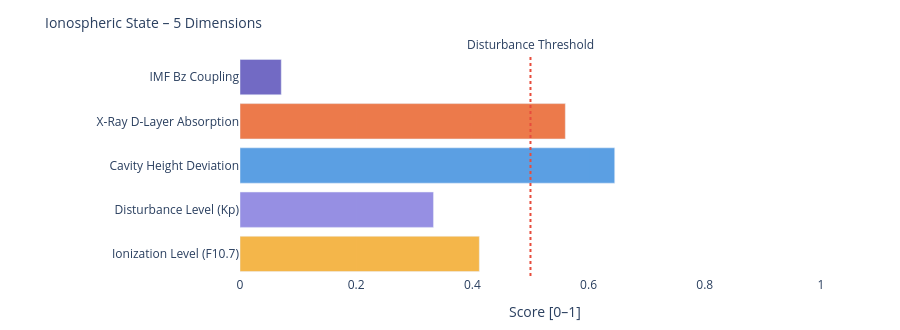

Notebook code cell kept with this figure:
### Markdown cell above
---
### 📐 Systemic Insight: Geometric Cavity vs. Real Schumann Resonance

**Relevant for:** Layer 6 = delta analysis &nbsp;|&nbsp; Layer 7 = feature vector / system interpretation

A cavity height change from 80 km to 70 km shifts the **idealized geometric frequencies** only minimally:

| Modus | Aktuell | Referenz | Δ |
|-------|---------|----------|---|
| SR-1 | 10.4762 Hz | 10.4599 Hz | +16 mHz |
| SR-2 | 18.1452 Hz | 18.1171 Hz | +28 mHz |
| SR-3 | 25.6612 Hz | 25.6215 Hz | +40 mHz |
| SR-4 | 33.1285 Hz | 33.0772 Hz | +51 mHz |

The geometric effect is limited because 10 km is very small compared to Earth's radius (~6371 km).

**Consequence:** Real Schumann deviations are likely driven more strongly by **conductivity, damping, day/night structure, lightning distribution and source geometry** than by pure cavity height.

---

**Layer 6 compares:**
```
geometric Δ from Layer 4  vs.  observed Δ from real Schumann measurement data
```

**Layer 7 Feature:**
```
If real Δ >> geometric Δ  →  non-geometric factors dominant
```

### Code cell
# ============================================================
# IONOSPHERIC STATE – Summary gauge
# Five dimensions: ionization, disturbance, cavity height, X-Ray, Bz coupling
# ============================================================

def norm(v, lo, hi):
    if v is None: return None
    return round(max(0.0, min(1.0, (v - lo) / (hi - lo))), 3)

# Ionization level (F10.7 → F2-Layer)
ioniz = norm(f107_val, 60, 250)

# Disturbance level (Kp → E/F-Layer irregularities)
disturb = norm(kp_val, 0, 9)

# Cavity height deviation from reference (80 km)
h_dev = norm(abs(h_eff - 80), 0, 20)

# X-Ray ionization (D-Layer absorption)
xray_ioniz = None
if xray_now is not None:
    xray_ioniz = norm(math.log10(max(xray_now, 1e-9)) + 9, 0, 5)

# Bz coupling (southward Bz → stronger magnetosphere-ionosphere coupling)
bz_coupling = norm(-(bz_now or 0), -5, 30) if bz_now is not None else None

dims = [
    ('Ionization Level (F10.7)',    ioniz,      '#F2A623'),
    ('Disturbance Level (Kp)',      disturb,    '#7F77DD'),
    ('Cavity Height Deviation',     h_dev,      '#378ADD'),
    ('X-Ray D-Layer Absorption',    xray_ioniz, '#E85D24'),
    ('IMF Bz Coupling',             bz_coupling,'#534AB7'),
]

fig = go.Figure()
for name, val, col in dims:
    if val is not None:
        h = int(val * 20)
        bar = '█' * h + '░' * (20 - h)
        label = f'{name}:  {bar}  {val:.3f}'
    else:
        label = f'{name}:  {"─" * 20}  n/a'
    fig.add_trace(go.Bar(
        x=[val if val is not None else 0],
        y=[name],
        orientation='h',
        marker_color=col, opacity=0.82,
        showlegend=False
    ))

fig.add_vline(x=0.5, line_dash='dot', line_color='#e74c3c',
              annotation_text='Disturbance Threshold', annotation_position='top')
fig.update_layout(
    title=dict(text='Ionospheric State – 5 Dimensions', font=dict(size=14)),
    xaxis=dict(title='Score [0–1]', range=[0, 1.05]),
    height=330, plot_bgcolor='rgba(0,0,0,0)', paper_bgcolor='rgba(0,0,0,0)',
    margin=dict(l=240, r=50, t=55, b=40)
)
fig.show()

print(f'\nIonospheric state:')
for name, val, _ in dims:
    print(f'  {name:<35} {val:.3f}' if val is not None else f'  {name:<35} n/a')

### Figure 1 — Plotly figure (JSON) as saved in the notebook; plotly's stock layout.template omitted (floating-point values rounded to 4 significant figures)
{"data": [{"marker": {"color": "#F2A623"}, "opacity": 0.82, "orientation": "h", "showlegend": false, "type": "bar", "x": [0.412], "y": ["Ionization Level (F10.7)"]}, {"marker": {"color": "#7F77DD"}, "opacity": 0.82, "orientation": "h", "showlegend": false, "type": "bar", "x": [0.333], "y": ["Disturbance Level (Kp)"]}, {"marker": {"color": "#378ADD"}, "opacity": 0.82, "orientation": "h", "showlegend": false, "type": "bar", "x": [0.645], "y": ["Cavity Height Deviation"]}, {"marker": {"color": "#E85D24"}, "opacity": 0.82, "orientation": "h", "showlegend": false, "type": "bar", "x": [0.56], "y": ["X-Ray D-Layer Absorption"]}, {"marker": {"color": "#534AB7"}, "opacity": 0.82, "orientation": "h", "showlegend": false, "type": "bar", "x": [0.071], "y": ["IMF Bz Coupling"]}], "layout": {"annotations": [{"showarrow": false, "text": "Disturbance Threshold", "x": 0.5, "xanchor": "center", "xref": "x", "y": 1, "yanchor": "bottom", "yref": "y domain"}], "height": 330, "margin": {"b": 40, "l": 240, "r": 50, "t": 55}, "paper_bgcolor": "rgba(0,0,0,0)", "plot_bgcolor": "rgba(0,0,0,0)", "shapes": [{"line": {"color": "#e74c3c", "dash": "dot"}, "type": "line", "x0": 0.5, "x1": 0.5, "xref": "x", "y0": 0, "y1": 1, "yref": "y domain"}], "title": {"font": {"size": 14}, "text": "Ionospheric State – 5 Dimensions"}, "xaxis": {"range": [0, 1.05], "title": {"text": "Score [0–1]"}}}}
